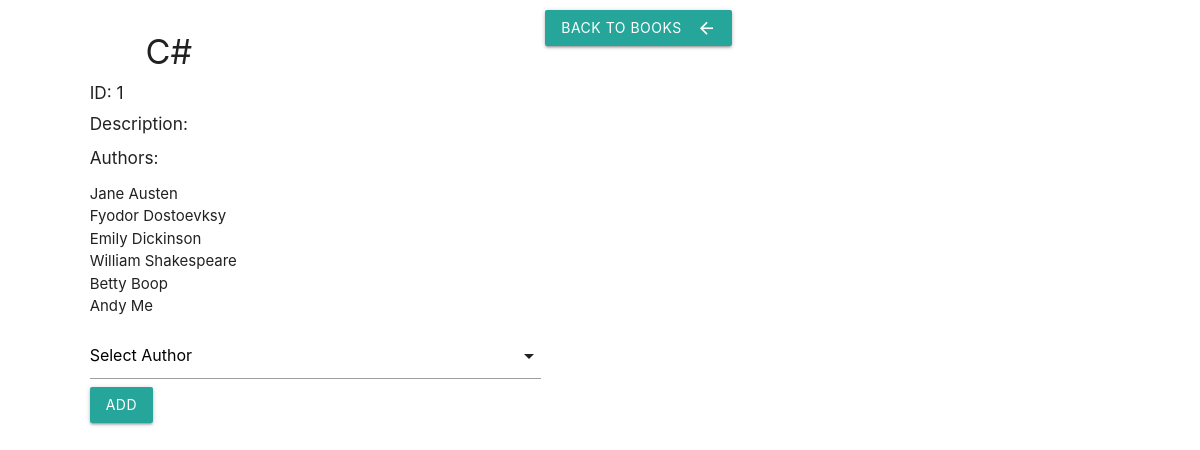
Screenshot of /books/1 with the database file from the repository.
### books_authors_app/models.py (models this page shows)
class Book(models.Model):
    title = models.CharField(max_length=255)
    desc = models.TextField()
    created_at = models.DateTimeField(auto_now_add=True)
    updated_at = models.DateTimeField(auto_now=True)

class Author(models.Model):
    first_name = models.CharField(max_length=255)
    last_name = models.CharField(max_length=255)
    notes = models.TextField()
    books = models.ManyToManyField(Book, related_name = 'authors')
    created_at = models.DateTimeField(auto_now_add=True)
    updated_at = models.DateTimeField(auto_now=True)

### books_authors_app/views.py (the view)
# urls.py: path('books/<int:number>',views.book_info),
def book_info(request,number):
    book = Book.objects.get(id=number)
    context = {
        'book' : book,
        'authors' : book.authors.all(),
        'add_authors' : Author.objects.exclude(books=Book.objects.get(id=number))
    }
    return render(request, 'book_info.html', context)

### books_authors_app/templates/book_info.html (shortened to what this page needs)
<!DOCTYPE html>
<html lang="en">
  <head>
    {% load static %}
    <link rel="stylesheet" href="{% static 'css/materialize.css' %}" />
    <link rel="stylesheet" href="{% static 'css/my-style.css' %}" />
  </head>
  <body>
    <div class="wrapper">
      <div class="adder">
        <div class="container">
          <h4>{{book.title}}</h4>
          <h6>ID: {{book.id}}</h6>
          <h6>Description:</h6>
          <h6>Authors:</h6>
          <ul>
            {% for author in authors %}
            <li>{{author.first_name}} {{author.last_name}}</li>
            {% endfor %}
          </ul>
        </div>
        <div class="input-field col s12 selector">
          <form action="/add_book_author/{{book.id}}" method="post">
            <button
              class="btn waves-effect waves-light"
              type="submit"
              name="action"
            >
              Add
            </button>
          </form>
        </div>
      </div>
      <div class="adder">
        <a href="/" class="waves-effect waves-light btn"
          ><i class="material-icons right">arrow_back</i>Back to Books</a
        >
      </div>
    </div>
  </body>
</html>

### books_authors_app/static/css/my-style.css (style rules this page uses)
.wrapper { padding: 10px; }
.adder, .book-table { width: 45%; display: inline-block; vertical-align: top; }
h4, .selector { margin-left: 15%; }

### rows the page displays
Book: title "C#", id "1"
Author: first_name "Jane", last_name "Austen"
Author: first_name "Fyodor", last_name "Dostoevksy"
Author: first_name "Emily", last_name "Dickinson"
Author: first_name "William", last_name "Shakespeare"
Author: first_name "Betty", last_name "Boop"
Author: first_name "Andy", last_name "Me"
